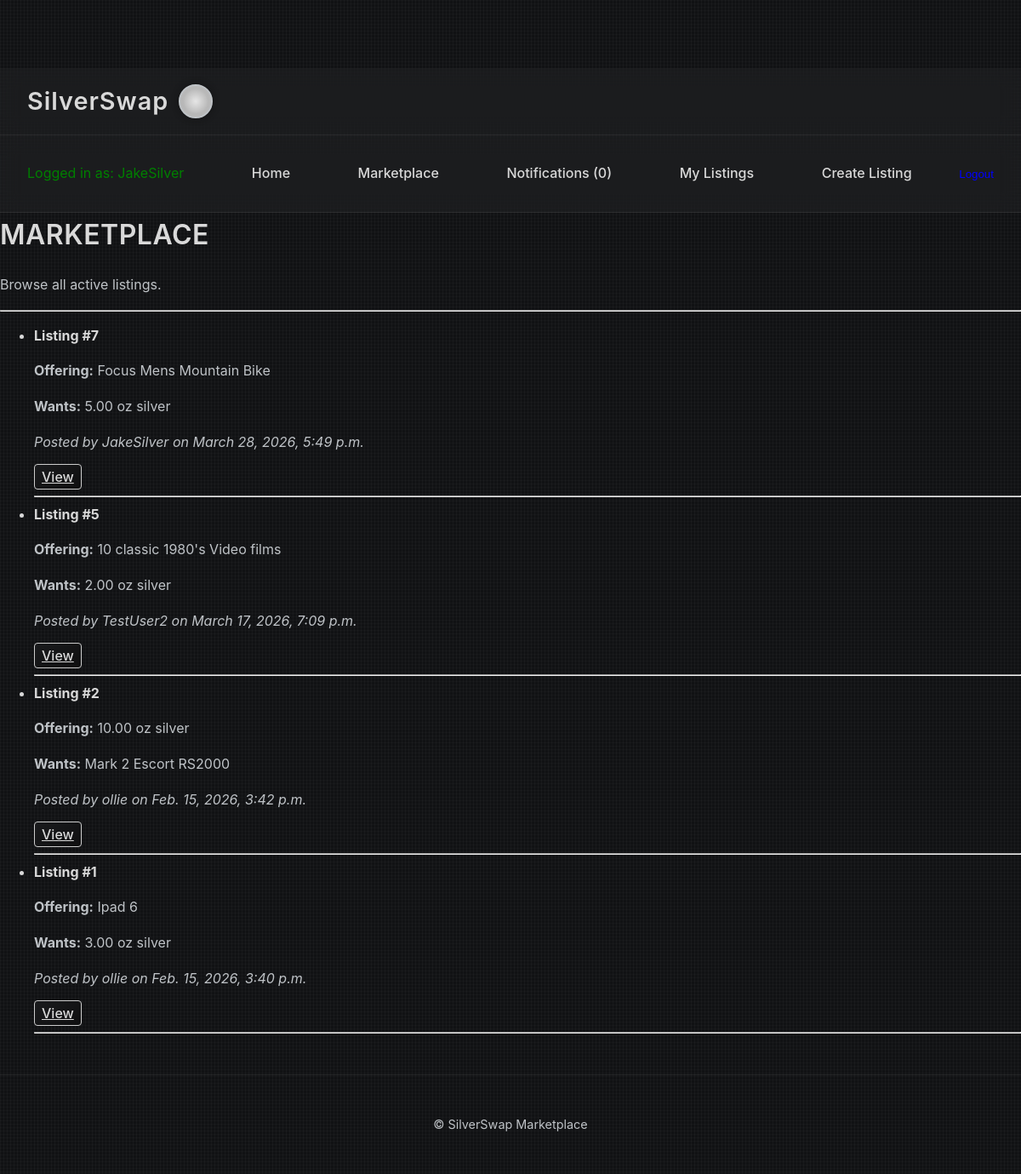
Page /marketplace/ (signed in) on the committed database.
### exchange/models.py (models this page shows, shortened)
class Listing(models.Model):
    LISTING_TYPES = [
        ("item_for_silver", "Item for Silver"),
        ("silver_for_item", "Silver for Item"),
    ]
    STATUS_CHOICES = [
        ("active", "Active"),
        ("pending", "Pending Exchange"),
        ("completed", "Completed"),
        ("cancelled", "Cancelled"),
    ]
    owner = models.ForeignKey(User, on_delete=models.CASCADE)
    listing_type = models.CharField(max_length=20, choices=LISTING_TYPES)
    status = models.CharField(max_length=20, choices=STATUS_CHOICES, default="active")
    item = models.ForeignKey(Item, null=True, blank=True, on_delete=models.SET_NULL)
    desired_silver_oz = models.DecimalField(max_digits=10, decimal_places=2, null=True, blank=True)
    bullion_amount_oz = models.DecimalField(max_digits=10, decimal_places=2, null=True, blank=True)
    desired_item_description = models.TextField(null=True, blank=True)
    created_at = models.DateTimeField(auto_now_add=True)

class Item(models.Model):
    owner = models.ForeignKey(User, on_delete=models.CASCADE)
    name = models.CharField(max_length=255)
    description = models.TextField()
    created_at = models.DateTimeField(auto_now_add=True)

### exchange/views.py (the view)
# urls.py: path("marketplace/", views.marketplace_index, name="marketplace_index"),
def marketplace_index(request):
    listings = Listing.objects.filter(status="active").order_by("-created_at")
    context = {
        "listings": listings
    }
    return render(request, "exchange/marketplace_index.html", context)

### exchange/models.py (called while the page is built)
@property
def unread_notifications(self):
    return self.notifications.filter(is_read=False).count()

### exchange/templates/exchange/marketplace_index.html (shortened to what this page needs)
{% extends "base.html" %}
{% block content %}
<h1>Marketplace</h1>
<p>Browse all active listings.</p>
<hr>
{% if listings %}
    <ul>
        {% for listing in listings %}
            <li>
                <strong>Listing #{{ listing.id }}</strong><br>
                {% if listing.listing_type == "item_for_silver" %}
                    <p><strong>Offering:</strong> {{ listing.item.name }} </p>
                    <p><strong>Wants:</strong> {{ listing.desired_silver_oz }} oz silver</p>
                {% elif listing.listing_type == "silver_for_item" %}
                    <p><strong>Offering:</strong> {{ listing.bullion_amount_oz }} oz silver</p>
                    <p><strong>Wants:</strong> {{ listing.desired_item_description }}</p>
                {% endif %}
                <p><em>Posted by {{ listing.owner.username }} on {{ listing.created_at }}</em></p>
                <a class="btn btn-sm" style="border:1px solid #ccc; padding:4px 8px; border-radius:4px;" href="{% url 'listing_detail' listing.id %}">
    View
</a>
                <hr>
            </li>
        {% endfor %}
    </ul>
{% else %}
    <p>No active listings yet.</p>
{% endif %}
{% endblock %}

### templates/base.html (shortened to what this page needs)
<!DOCTYPE html>
<html lang="en">
<head>
    {% load static %}
    <link rel="stylesheet" href="{% static 'style.css' %}">
</head>
<body>
    <header class="site-header">
        <div class="logo-container">
            <span class="logo-text">SilverSwap</span>
            <div class="coin"></div>
        </div>
    </header>
    <nav>
        {% if user.is_authenticated %}
            <p style="color: green;">Logged in as: {{ user.username }}</p>
        {% else %}
            <p style="color: red;">Not logged in</p>
        {% endif %}
        <a href="{% url 'home' %}">Home</a>
        <a href="{% url 'marketplace_index' %}">Marketplace</a>
        {% if user.is_authenticated %}
            <a href="{% url 'notifications' %}">
                    Notifications ({{ user.unread_notifications }})
            </a>
        {% endif %}
        {% if user.is_authenticated %}
            <a href="{% url 'my_listings' %}">My Listings</a>
            <a href="{% url 'create_listing' %}">Create Listing</a>
            <form method="post" action="{% url 'logout' %}" style="display:inline;">
                <button type="submit" style="background:none;border:none;color:#00f;cursor:pointer;padding:0;">
                </button>
            </form>
        {% else %}
            <a href="{% url 'login' %}">Login</a>
            <a href="{% url 'signup' %}">Sign Up</a>
        {% endif %}
    </nav>
    <div class="container">
        {% block content %}
        {% endblock %}
    </div>
    <footer>
        <p>&copy; {{ year }} SilverSwap Marketplace</p>
    </footer>
</body>
</html>

### exchange/static/style.css (style rules this page uses)
:root { --bg-dark: #111214; --bg-panel: rgba(255, 255, 255, 0.03); --bg-panel-strong: rgba(255, 255, 255, 0.06); --silver: #d9d9d9; --silver-soft: #bfc3c7; --silver-glow: #e8eef2; --accent: #9ec7ff; --accent-strong: #c7e2ff; --border-light: rgba(255, 255, 255, 0.08); --border-strong: rgba(255, 255, 255, 0.15); --shadow: rgba(0, 0, 0, 0.45); }
body { background: var(--bg-dark); background-image: linear-gradient(90deg, rgba(255,255,255,0.03) 1px, transparent 1px), linear-gradient(rgba(255,255,255,0.02) 1px, transparent 1px); background-size: 4px 4px; color: var(--silver); font-family: 'Inter', sans-serif; margin: 0; padding: 0; line-height: 1.6; padding-top: 80px; }
h1, h2, h3 { letter-spacing: 0.5px; text-transform: uppercase; font-weight: 600; margin-top: 0; }
p { color: var(--silver-soft); }
.site-header { display: flex; align-items: center; padding: 1rem 2rem; background: rgba(255, 255, 255, 0.03); border-bottom: 1px solid var(--border-light); backdrop-filter: blur(12px); }
.logo-container { display: flex; align-items: center; gap: 12px; }
.logo-text { font-size: 1.8rem; font-weight: 600; color: var(--silver); letter-spacing: 1px; text-transform: none; }
.coin { width: 36px; height: 36px; border-radius: 50%; background: radial-gradient(circle, #e6e6e6, #bfbfbf, #8c8c8c); border: 2px solid var(--silver-soft); box-shadow: inset 0 0 4px rgba(255,255,255,0.4), 0 0 8px rgba(0,0,0,0.4); animation: spin 2s linear infinite; }
nav { backdrop-filter: blur(12px); background: rgba(255, 255, 255, 0.03); border-bottom: 1px solid var(--border-light); padding: 1rem 2rem; display: flex; justify-content: space-between; align-items: center; }
nav a { color: var(--silver); text-decoration: none; margin-left: 1.5rem; font-weight: 500; transition: 0.2s ease; }
button, .btn { background: linear-gradient(145deg, #1a1b1d, #0f0f10); border: 1px solid var(--border-light); color: var(--silver); border-radius: 6px; padding: 0.7rem 1.2rem; cursor: pointer; transition: 0.25s ease; font-weight: 500; }
footer { text-align: center; padding: 2rem; color: var(--silver-soft); font-size: 0.9rem; border-top: 1px solid var(--border-light); margin-top: 3rem; }

### rows in the picture
Listing: id "7", item.name "Focus Mens Mountain Bike", desired_silver_oz "5.00", owner.username "JakeSilver", created_at "March 28, 2026, 5:49 p.m."
Listing: id "5", item.name "10 classic 1980's Video films", desired_silver_oz "2.00", owner.username "TestUser2", created_at "March 17, 2026, 7:09 p.m."
Listing: id "2", bullion_amount_oz "10.00", desired_item_description "Mark 2 Escort RS2000", owner.username "ollie", created_at "Feb. 15, 2026, 3:42 p.m."
Listing: id "1", item.name "Ipad 6", desired_silver_oz "3.00", owner.username "ollie", created_at "Feb. 15, 2026, 3:40 p.m."

### other values in the picture
{{ user.username }} "JakeSilver"
{{ user.unread_notifications }} "0"
